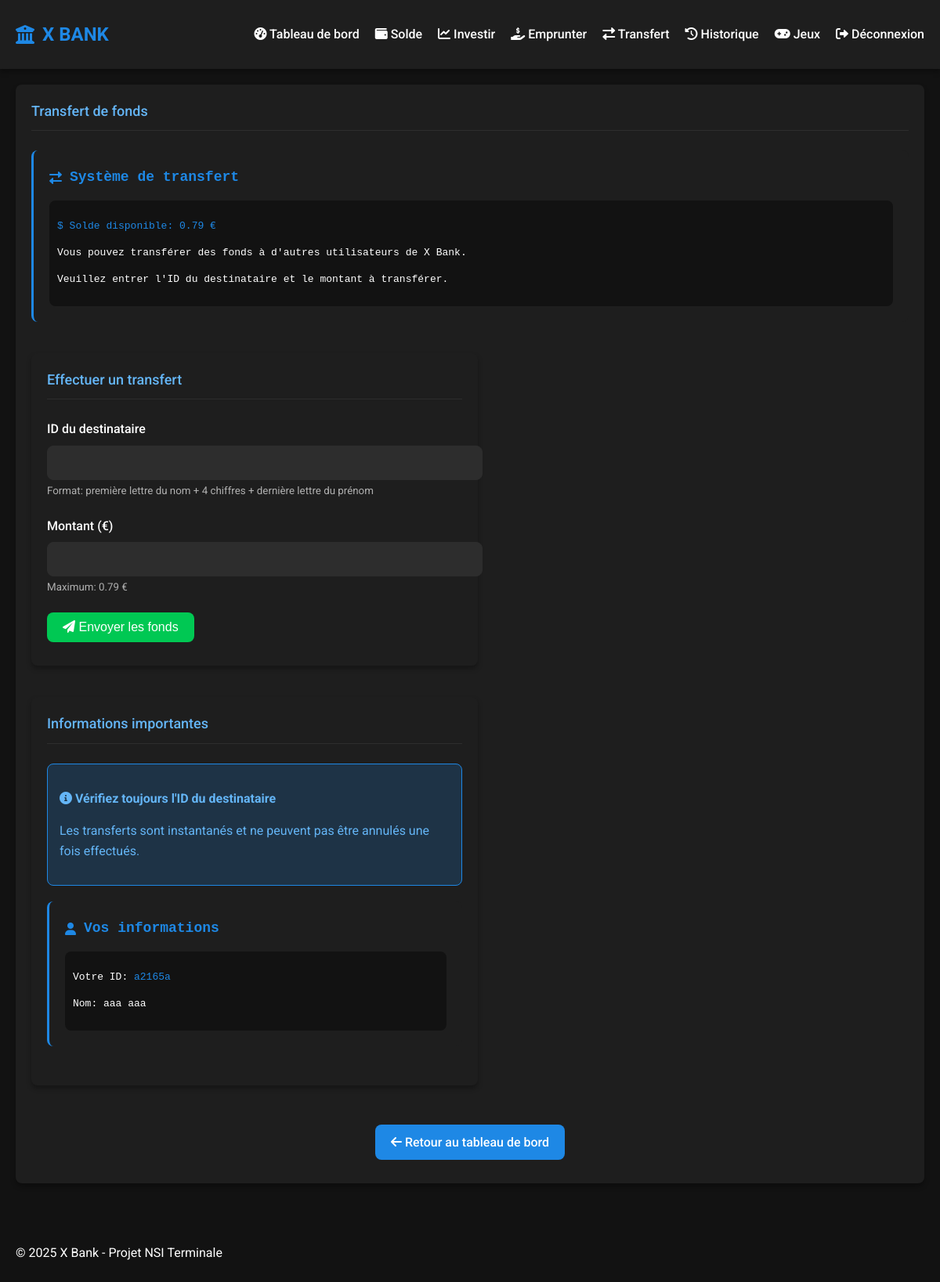
Screenshot of /transfer (signed in) with the database file from the repository.
### models.py (models this page shows, shortened)
class User(db.Model, UserMixin):
    __tablename__ = 'users'
    id = db.Column(db.Integer, primary_key=True)
    name = db.Column(db.String(100), nullable=False)
    surname = db.Column(db.String(100), nullable=False)
    password = db.Column(db.String(128), nullable=False)
    age = db.Column(db.Integer, nullable=False)
    user_id = db.Column(db.String(20), unique=True, nullable=False)
    permissions = db.Column(db.Integer, default=1)  # 1 for user, 0 for admin
    balance = db.Column(db.Float, default=0)
    wallet = db.Column(db.Text, default='{}')  # JSON string
    trust = db.Column(db.Integer, default=100)
    can_delete = db.Column(db.Boolean, default=True)
    code = db.Column(db.Integer)
    created_at = db.Column(db.DateTime, default=datetime.utcnow)
    transactions = db.relationship('Transaction', backref='user', lazy=True)
    loans = db.relationship('Loan', backref='user', lazy=True)

### app.py (the view)
@app.route('/transfer')
@login_required
def transfer_funds():
    return render_template('transfer.html')

### app.py (called while the page is built)
@login_manager.user_loader
def load_user(user_id):
    return User.query.get(int(user_id))

### templates/transfer.html (shortened to what this page needs)
{% extends 'base.html' %}
{% block content %}
<div class="card">
    <div class="card-header">
        <h2 class="card-title">Transfert de fonds</h2>
    </div>
    <div class="card-body">
        <div class="terminal-section">
            <div class="terminal-header">
                <i class="fas fa-exchange-alt terminal-icon"></i>
                <h3 class="terminal-title">Système de transfert</h3>
            </div>
            <div class="terminal-content">
                <p style="color: var(--primary-color);">$ Solde disponible: {{ current_user.balance|round(2) }} €</p>
                <p style="color: var(--text-color);">Vous pouvez transférer des fonds à d'autres utilisateurs de X Bank.</p>
                <p style="color: var(--text-color);">Veuillez entrer l'ID du destinataire et le montant à transférer.</p>
            </div>
        </div>
        <div class="row" style="margin-top: 30px;">
            <div class="col-6">
                <div class="card">
                    <div class="card-header">
                        <h3 class="card-title">Effectuer un transfert</h3>
                    </div>
                    <div class="card-body">
                        <form method="POST" action="{{ url_for('send_transfer') }}">
                            <div class="form-group">
                                <label for="recipient_id" class="form-label">ID du destinataire</label>
                                <input type="text" id="recipient_id" name="recipient_id" class="form-control" required>
                                <small style="color: var(--text-secondary);">Format: première lettre du nom + 4 chiffres + dernière lettre du prénom</small>
                            </div>
                            <div class="form-group">
                                <label for="amount" class="form-label">Montant (€)</label>
                                <input type="number" id="amount" name="amount" class="form-control" min="0.01" step="0.01" max="{{ current_user.balance }}" required>
                                <small style="color: var(--text-secondary);">Maximum: {{ current_user.balance|round(2) }} €</small>
                            </div>
                            <button type="submit" class="btn btn-success">
                                <i class="fas fa-paper-plane"></i> Envoyer les fonds
                            </button>
                        </form>
                    </div>
                </div>
            </div>
            <div class="col-6">
                <div class="card">
                    <div class="card-header">
                        <h3 class="card-title">Informations importantes</h3>
                    </div>
                    <div class="card-body">
                        <div class="alert alert-info">
                            <p><i class="fas fa-info-circle"></i> <strong>Vérifiez toujours l'ID du destinataire</strong></p>
                            <p>Les transferts sont instantanés et ne peuvent pas être annulés une fois effectués.</p>
                        </div>
                        <div class="terminal-section">
                            <div class="terminal-header">
                                <i class="fas fa-user terminal-icon"></i>
                                <h3 class="terminal-title">Vos informations</h3>
                            </div>
                            <div class="terminal-content">
                                <p style="color: var(--text-color);">Votre ID: <span style="color: var(--primary-color);">{{ current_user.user_id }}</span></p>
                                <p style="color: var(--text-color);">Nom: {{ current_user.name }} {{ current_user.surname }}</p>
                            </div>
                        </div>
                    </div>
                </div>
            </div>
        </div>
        <div style="margin-top: 30px; text-align: center;">
            <a href="{{ url_for('user_dashboard') }}" class="btn btn-primary">
                <i class="fas fa-arrow-left"></i> Retour au tableau de bord
            </a>
        </div>
    </div>
</div>
{% endblock %}

### static/css/style.css (style rules this page uses)
:root { --primary-color: #1e88e5; --primary-dark: #0d47a1; --primary-light: #64b5f6; --background-dark: #121212; --background-medium: #1e1e1e; --background-light: #2d2d2d; --text-color: #ffffff; --text-secondary: #b0b0b0; --success-color: #00c853; --danger-color: #ff1744; --warning-color: #ffab00; --border-radius: 8px; --box-shadow: 0 4px 6px rgba(0, 0, 0, 0.3); }
body { font-family: 'Roboto', sans-serif; background-color: var(--background-dark); color: var(--text-color); margin: 0; padding: 0; line-height: 1.6; }
.card { background-color: var(--background-medium); border-radius: var(--border-radius); box-shadow: var(--box-shadow); padding: 20px; margin-bottom: 20px; }
.card-header { display: flex; justify-content: space-between; align-items: center; margin-bottom: 15px; border-bottom: 1px solid var(--background-light); padding-bottom: 10px; }
.card-title { font-size: 18px; font-weight: 500; color: var(--primary-light); margin: 0; }
.card-body { padding: 10px 0; }
.form-group { margin-bottom: 20px; }
.form-label { display: block; margin-bottom: 8px; font-weight: 500; }
.form-control { width: 100%; padding: 12px; border: 1px solid var(--background-light); border-radius: var(--border-radius); background-color: var(--background-light); color: var(--text-color); font-size: 16px; transition: border-color 0.3s; }
.btn { display: inline-block; padding: 10px 20px; border: none; border-radius: var(--border-radius); font-size: 16px; font-weight: 500; cursor: pointer; transition: background-color 0.3s, transform 0.2s; text-align: center; text-decoration: none; }
.btn-primary { background-color: var(--primary-color); color: white; }
.btn-success { background-color: var(--success-color); color: white; }
.alert { padding: 15px; border-radius: var(--border-radius); margin-bottom: 20px; }
.alert-info { background-color: rgba(30, 136, 229, 0.2); border: 1px solid var(--primary-color); color: var(--primary-light); }
.row { display: flex; flex-wrap: wrap; margin: -10px; }
.col-6 { flex: 0 0 50%; max-width: 50%; padding: 10px; }
.terminal-section { background-color: var(--background-medium); border-radius: var(--border-radius); padding: 20px; margin-bottom: 20px; border-left: 3px solid var(--primary-color); }
.terminal-header { display: flex; align-items: center; margin-bottom: 15px; }
.terminal-icon { color: var(--primary-color); margin-right: 10px; }
.terminal-title { font-family: monospace; font-size: 18px; color: var(--primary-color); margin: 0; }
.terminal-content { font-family: monospace; padding: 10px; background-color: var(--background-dark); border-radius: var(--border-radius); overflow-x: auto; }

### rows the page displays
User: balance "0.79", user_id "a2165a", name "aaa", surname "aaa"
